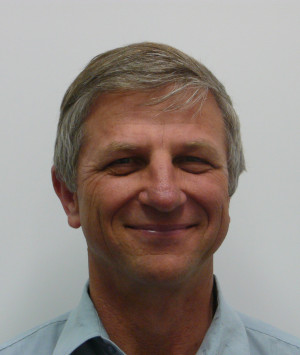
//> input picture rgbpixels/Vic.jpg, 300 x 355 px
$ ./rgbpixels Vic.jpg penguins.jpg   (built with g++ and OpenCV 4)
//> lines starting //> are read from the running program, lines starting //| are printed output that depends on the picture
#include "opencv2/core/core.hpp"
#include "opencv2/highgui/highgui.hpp"
#include "opencv2/imgproc/imgproc.hpp"
#include "opencv2/opencv.hpp"
#include <stdio.h>


using namespace cv;

char* imOne;
char* imTwo;
//define RGB pixel value variables for both images and value difference variable
int red, blue, green, redTwo, blueTwo, greenTwo;
int redVal,greenVal, blueVal;
int bluetwoval, greentwoval, redtwoval;
int bluevaldiff, greenvaldiff, redvaldiff;
int sumDifference;


int main(int argc, char** argv )
 {
  //CHECK IF IMAGE IS PRESENT
   if( argc !=3)
   {
    printf( " No image data\n " );
    return -1;
   }

//LOAD FIRST IMAGE
  Mat image;
  image = imread( argv[1], 1);
//> image is the input picture: 355 rows x 300 cols, CV_8UC3; mean B, G, R 131, 137, 147.8
  imOne = argv[1];
//> imOne = "Vic.jpg"
 // namedWindow(imOne, CV_WINDOW_FREERATIO);
  //imshow( imOne, image);
 //LOAD SECOND IMAGE
   Mat imageTwo;
   imageTwo = imread(argv[2], 1);
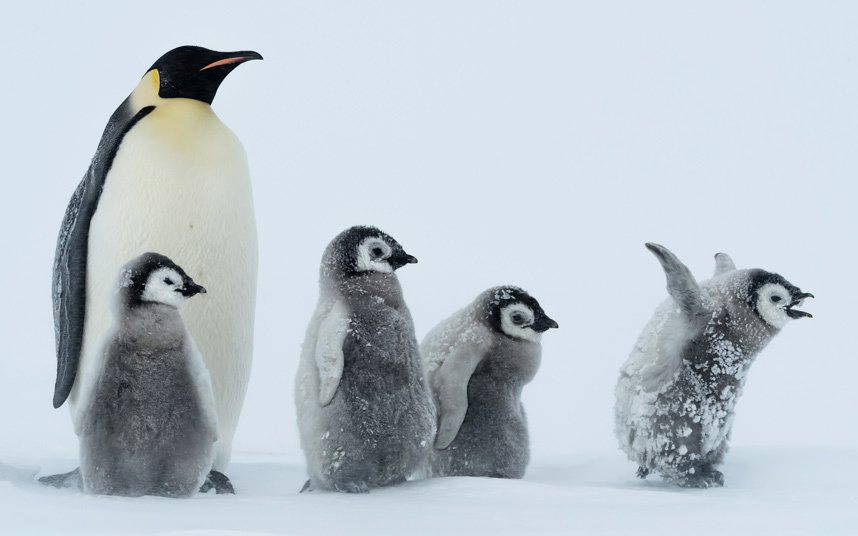
//> input picture rgbpixels/penguins.jpg, 858 x 536 px
//> imageTwo is the input picture: 536 rows x 858 cols, CV_8UC3; mean B, G, R 203.9, 196.5, 186.6
   imTwo = argv[2];
//> imTwo = "penguins.jpg"
   //namedWindow(imTwo, CV_WINDOW_FREERATIO);
   //imshow( imTwo, imageTwo);

//DISPLAY IMAGE CHANNELS
printf("1st Image Channel is %d\n", image.channels());
//| 1st Image Channel is 3
printf("2nd Image Channel is %d\n", imageTwo.channels());
//| 2nd Image Channel is 3


 //SPLIT FIRST IMAGE INTO 3 RGB IMAGES AND STORE IN BGR AND DISPLAY IT
    vector<Mat> BGR;
    split(image,BGR);
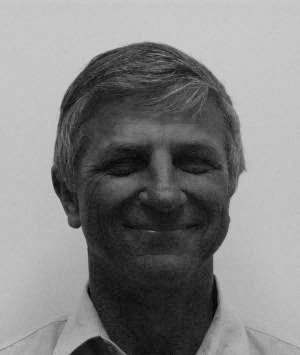
//> BGR[0]: 355 rows x 300 cols, CV_8UC1; min 5, max 211, mean 131
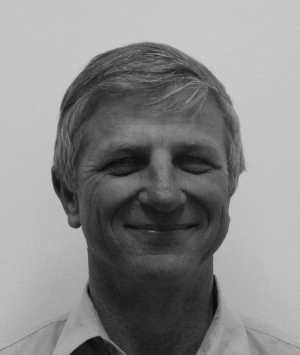
//> BGR[1]: 355 rows x 300 cols, CV_8UC1; min 9, max 208, mean 137
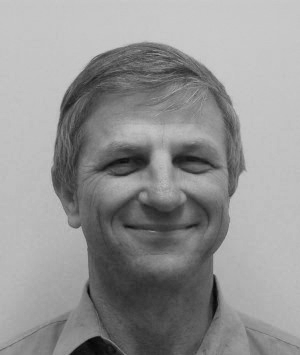
//> BGR[2]: 355 rows x 300 cols, CV_8UC1; min 4, max 206, mean 147.8

    Mat blue =  BGR[0];
   Mat green = BGR[1];
   Mat red = BGR[2];

   imshow("blue", blue);
   imshow("green", green);
   imshow("red", red);

  //SPLIT SECOND IMAGE INTO 3 RGB IMAGES AND STORE IN BGRTwo ARRAY AND DISPLAY IT
    vector<Mat> BGRTwo;
    split(imageTwo, BGRTwo);
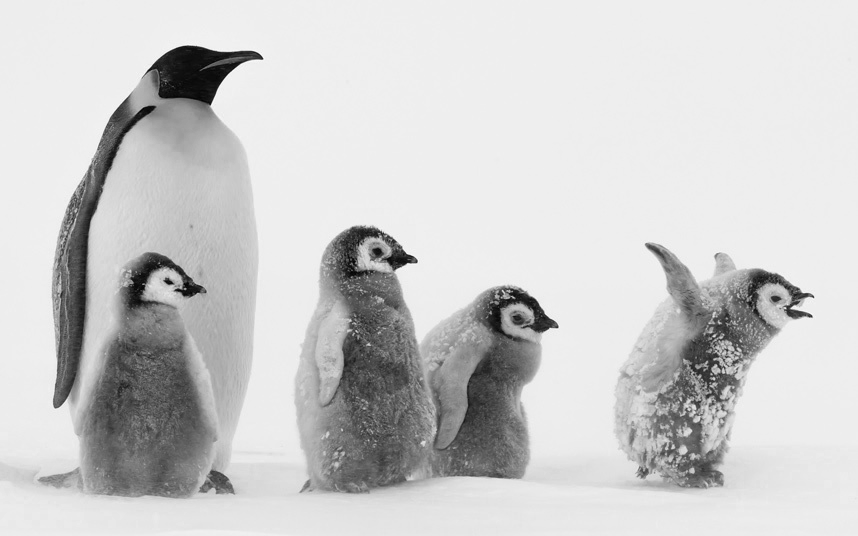
//> BGRTwo[0]: 536 rows x 858 cols, CV_8UC1; min 1, max 252, mean 203.9
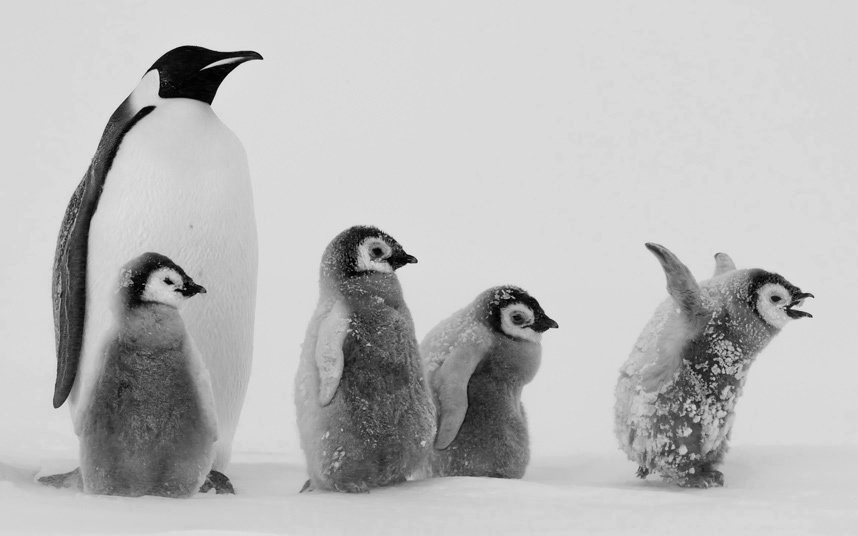
//> BGRTwo[2]: 536 rows x 858 cols, CV_8UC1; min 0, max 232, mean 186.6

    Mat blueTwo = BGRTwo[0];
    Mat greenTwo = BGRTwo[1];
    Mat redTwo = BGRTwo[2];

   imshow("blueTwo", blueTwo);
   imshow("greenTwo", greenTwo);
   imshow("redTwo", redTwo);

   namedWindow("blue", CV_WINDOW_FREERATIO);
   namedWindow("green",CV_WINDOW_FREERATIO);
   namedWindow("red", CV_WINDOW_FREERATIO);

   //RUN EVERY PIXEL IN THE 3 RGB MATRICES TO GET ITS VALUE
   //STORE AND SUM UP EACH PIXEL VALUE
   //GET PIXEL VALUE DIFFERENCE FOR EACH MATRICE
   for( int i = 0; i < blue.rows && i< blueTwo.rows && i< green.rows && i< greenTwo.rows && i< red.rows && i< redTwo.rows; i++) {
   for (int j = 0; j < blue.cols && j< blueTwo.cols && i< green.rows && i< greenTwo.rows && i< red.cols && i< redTwo.cols; j++)  {

    blueVal = blue.at<uchar>(i,j);
    bluetwoval = blueTwo.at<uchar>(i,j);
    bluevaldiff += blueVal - bluetwoval;

    greenVal = green.at<uchar>(i,j);
    greentwoval = greenTwo.at<uchar>(i,j);
    greenvaldiff += greenVal - greentwoval;

    redVal = red.at<uchar>(i,j);
    redtwoval = redTwo.at<uchar>(i,j);
    redvaldiff += redVal - redtwoval;


  }
}
//> this loop made 355 passes
//> (blueVal, bluetwoval, bluevaldiff, greenVal, greentwoval, greenvaldiff) on passes 1 to 3: (200, 238, -10868, 200, 228, -8633), (199, 239, -21843, 199, 229, -17286), (199, 239, -33097, 199, 229, -25915)
//> after the loop, blueVal = 187; bluetwoval = 237; bluevaldiff = -6159664; greenVal = 188; greentwoval = 227; greenvaldiff = -5292709; redvaldiff = -3439576
//DISPLAY INDIVIDUAL MATRICE SUM DIFFERENCES
printf("Total sum difference of Blue Pixels Values:%d\n", abs(bluevaldiff) );
//| Total sum difference of Blue Pixels Values:6159664
printf("Total sum difference of Green Pixels Values:%d\n", abs(greenvaldiff) );
//| Total sum difference of Green Pixels Values:5292709
printf("Total sum difference of Red Pixels Values:%d\n", abs(redvaldiff) );
//| Total sum difference of Red Pixels Values:3439576

//COMPUTE TOTAL PIXEL VALUE SUM DIFFERENCE OF RGB IMAGES
sumDifference = abs(bluevaldiff) + abs(greenvaldiff) + abs(redvaldiff);
//> sumDifference = 14891949
//DISPLAY SUM DIFFERENCE OF PIXELS
printf("Total sum difference of RGB pixel values:%d\n", sumDifference);
//| Total sum difference of RGB pixel values:14891949

   waitKey(0);
   return 0;
}
